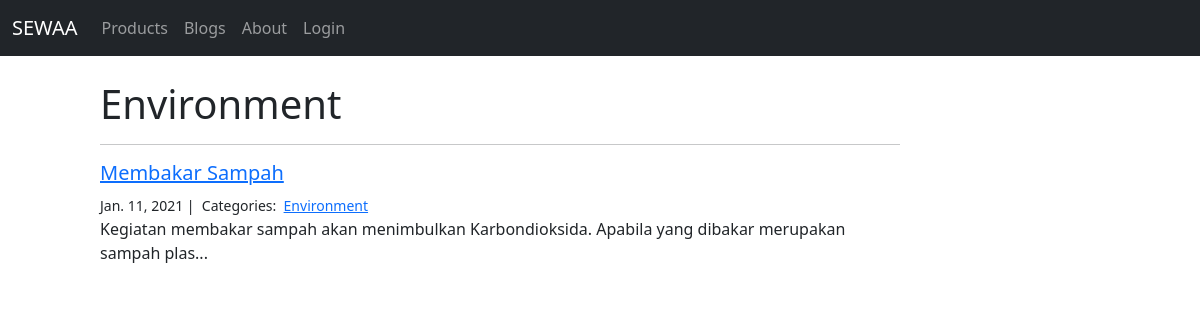
The app's page /blog/blog_category/Environment/ with its own data.
### blog/models.py (models this page shows, shortened)
class Category(models.Model):
    name = models.CharField(max_length=50)

class Blog(models.Model):
    title = models.CharField(max_length=200)
    text = models.TextField()
    created_on = models.DateTimeField(auto_now_add=True)
    last_modified = models.DateTimeField(auto_now=True)
    category = models.ManyToManyField('Category', related_name='posts')
    author = models.ForeignKey(User, null=True, blank=True, on_delete=models.CASCADE)

### blog/views.py (the view)
# urls.py: path('blog_category/<category>/', views.blog_category, name='blog_category'),
def blog_category(request, category):
    blogs = Blog.objects.filter(category__name__contains=category).order_by('-created_on')
    return render(request, 'blog/blog_category.html', {
        'blogs' : blogs,
        'category' : category,
    })

### blog/templates/blog/blog_category.html (shortened to what this page needs)
{% extends "base.html" %}
{% block body %}
<div class="col-md-8 offset-md-1">
    <h1>{{ category }}</h1>
    <hr>
    {% for blog in blogs %}
    <h5><a href="{% url 'blog:blog_detail' id=blog.id %}">{{ blog.title }}</a></h5>
    <small>
        {{ blog.created_on.date }} |&nbsp;
        Categories:&nbsp;
        {% for category in blog.category.all %}
            <a href="{% url 'blog:blog_category' category.name %}">{{ category.name }}</a>&nbsp;
        {% endfor %}
    </small>
    <p>{{ blog.text | slice:":100" }}...</p>
    {% endfor %}
</div>
{% endblock %}

### records on screen
Category: name "Environment"
Blog: title "Membakar Sampah", created_on "Jan. 11, 2021", text "Kegiatan membakar sampah akan menimbulkan Karbondioksida. Apabila yang dibakar merupakan sampah plas"
